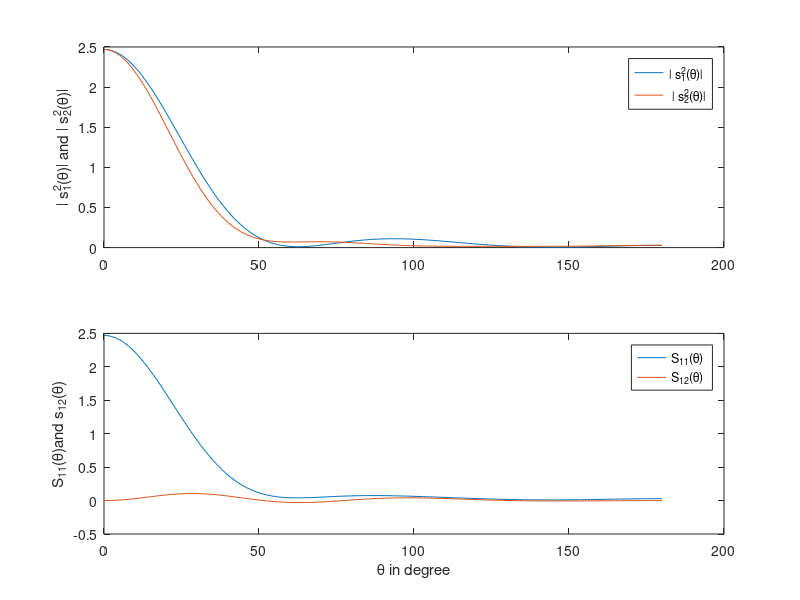

Recreate this plot in MATLAB.
% Mie scattering
%% ------------------------------------
% Angle dependent Mie scattering cross-section 
%  Last update: 10/14/2018
%  Author:Hosna Sultana

%% ------------------------------------

ang = 0:1:180;   
 % ang = 0;
 %ang = 0:2*pi/360:2*pi;
m_p = (1.3660 + 0.005i);
% m_p = (0.135 + 3.99i);
lambda = 0.550;
k = (2* pi /lambda);
% r_p = 50; %in nm
% rho = k * r_p;
a = 0.272584671033489;   % nm
x = k * a;
z = m_p * x;
n_max = round(x + 4.05 *(x) .^(1/3) + 2);
m_m = 1;
n = (1:n_max);
%spherical bessel (n,z) = besselj(n+1/2,z)*sqrt(pi/(2*z))
%shi_n(x) = rho * j_n(x)

prefacx = x .*(pi./ (2*x)).^(1/2);
prefacz = z .*(pi./ (2*z)).^(1/2);
shi_x = prefacx .* besselj(n+0.5,x);
kai_x = prefacx .* (besselj(n+0.5,x)+1i*bessely(n+ 0.5,x));
shi_z = prefacz .* besselj(n+0.5,z);
y0 = prefacx .* bessely (n + 0.5, x);
y1 = [-cos(x), y0(1 : n_max-1)];
% d(shi_x) = shi_x(n-1,x)- n*shi_x(n,x)/x
% let,   shi_x(n-1,x) = shi_xn
% let,   shi_z(n-1,z) = shi_zn

shi_xn = [sin(x), shi_x(1 : n_max-1)];
shi_zn = [sin(z), shi_z(1 : n_max-1)];
dshi_x = [(shi_xn - n/x.*shi_x)] ;
%  d(kai) =  kai(n-1,x)- n*kai(n,x)/x. ;
dkai_x =  (shi_xn + 1i * y1)- n/x.*(shi_x + 1i*y0);
dshi_z =  (shi_zn - n/z.*shi_z);

a_n = (m_p * shi_z .* dshi_x - shi_x .* dshi_z)./(m_p * shi_z .* dkai_x - kai_x .* dshi_z);
b_n = (shi_z .* dshi_x - m_p * shi_x .* dshi_z)./(shi_z .* dkai_x - m_p * kai_x .* dshi_z);

sigma_sca = 2*pi./ k .^2 .* sum ((2*n+1) .* (abs(a_n) .* abs(a_n)  +  abs(b_n) .* abs(b_n)));
 sigma_ext = 2*pi./ k .^2 .* sum ((2*n+1) .* real(a_n + b_n));
 sigma_abso = (sigma_ext - sigma_sca);
Q_sca = sigma_sca/(pi * a^2);
Q_ext = sigma_ext/(pi * a^2);
Q_abso = sigma_abso/(pi * a^2);

for KK = 1 : length(ang)
    
  this_ang = ang(KK);

p(1,:) = ones(1,size(this_ang,2));
t(1,:) = cosd(this_ang);
p(2,:) = 3*cosd(this_ang);
t(2,:) = 2*cosd(this_ang).*p(2,:)-3;
for n=3:n_max
p(n,:) = ((2*n-1)*cosd(this_ang).*p(n-1,:) - n*p(n-2,:))/(n-1);
t(n,:) = n*cosd(this_ang).*p(n,:) - (n+1)*p(n-1,:);
end
 %s1(KK)= sum ((2*n+1)*(abs(a_n.*(p)' + b_n.* (t)').* abs(a_n.*(p)' + b_n.* (t)'))./(n*(n+1)));
 %s2(KK)= sum ((2*n+1)*(abs(a_n.*(t)' + b_n.* (p)').* abs(a_n.*(t)' + b_n.* (p)'))./(n*(n+1)));
 %s1(KK)= 1i*( sum ((2*n+1)*(a_n.*(p)'+ b_n.* (t)'))./k.*(n*(n+1)));
%s2(KK)= 1i*(sum ((2*n+1)*(a_n.*(t)' + b_n.* (p)')./k.*(n*(n+1))));

 s1(KK)= ( sum ((2*n+1)*(a_n.*(p)'+ b_n.* (t)'))./(n*(n+1)));
s2(KK)= (sum ((2*n+1)*(a_n.*(t)' + b_n.* (p)')./(n*(n+1))));

 sq_s1 = abs((s1)).^2 ;
sq_s2 = abs((s2)).^2 ;
 sq_s11 =0.5 .* (abs((s1)).^2 + abs(s2).^2);
sq_s12 = 0.5 .* (abs((s1)).^2 - abs(s2).^2); 

% S1= sum (((2*n+1)/(n*(n+1))*(abs(a_n.*p + b_n.* t).* abs(a_n.*p + b_n.* t))));

% S2= sum (((2*n+1)/(n*(n+1)))*(abs(a_n.*t + b_n.* p).* abs(a_n.*t + b_n.* p)));

%  Sigma_sca_theta(KK)= (s11+s22).*(lambda^2/ 8* pi^2);

 this_ang = this_ang + 1;
KK = KK+1;
end
surS11 = (abs(s1)).* (abs(s1)) ;
surS22 = (abs(s2)).* (abs(s2)) ;
s11= (1/2)* (surS11 + surS22);
s12= (1/2)* (surS22 - surS11);


                           display_by_plot = 1; 
%                           display_by_plot = 2; 
%                           display_by_plot = 3; 

 
                         if  display_by_plot == 1
  
                         subplot (2,1,1)                   
 plot( ang,sq_s1)
 hold on
 plot( ang,sq_s2)
 hold off
legend('\mid s_{1}^{2}(\theta)\mid',' \mid s_{2}^{2}(\theta)\mid','All','Location','northeast');
ylabel('\mid s_{1}^{2}(\theta)\mid and \mid s_{2}^{2}(\theta)\mid');
subplot(2,1,2)
plot( ang,sq_s11)
 hold on
 plot( ang,sq_s12)
 hold off
legend('S_{11}(\theta)','S_{12}(\theta)','All','Location','northeast');
xlabel('\theta in degree'); ylabel('S_{11}(\theta)and s_{12}(\theta)');

                                 elseif  display_by_plot == 2

 plot( ang,s1)
 hold on
 plot( ang,s2)
 hold off
legend('s_{11}','s_{22}','All','Location','northeast');


grid on
                               elseif display_by_plot ==3


 s11_up = (s11(:,(1:181))); theta_up = (theta(:,(1:181)));
s22_down = (s22(:,(181:361))); theta_down = (theta(:,(181:361)));
 ang_up = 0:pi/180:pi ;   ang_down = pi:pi/180:2*pi;  
    
polar(ang_up,s11_up,'c-'); 
 hold on
 polar(ang_down,s22_down,'m-');
 hold off
legend('s11(\theta)', 's22(\theta)','All');
grid on
% xlabel('\theta in degree'); ylabel('s_{11}(\theta) and s_{22}(\theta)')
    
 end     